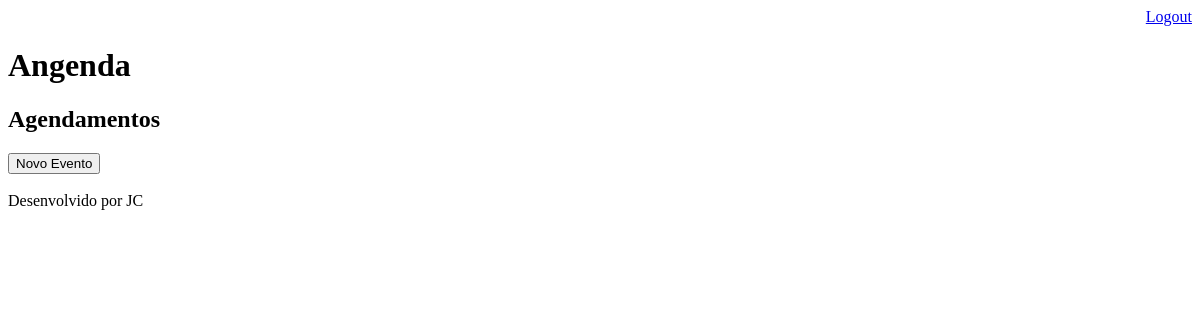
Before: /agenda/ (signed in) with the older database file.
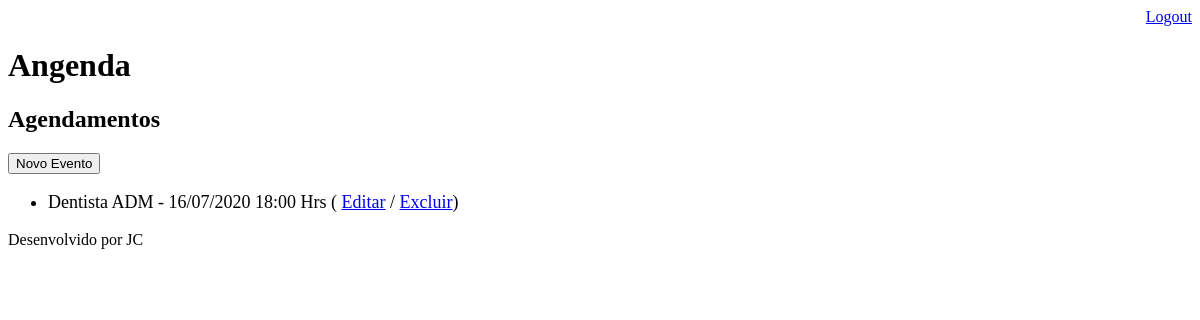
After: the same page with the newer database file.
### core/models.py (models this page shows, shortened)
class Evento(models.Model):
    titulo = models.CharField(max_length=100)
    descricao = models.TextField(blank=True, null=True)
    data_evento = models.DateTimeField(verbose_name='Data do Evento')
    data_criacao = models.DateTimeField(verbose_name='Data da Criação', auto_now=True)
    usuario = models.ForeignKey(User, on_delete=models.CASCADE)
    class Meta:
        db_table = 'evento'
    def get_data_evento(self):
        return self.data_evento.strftime('%d/%m/%Y %H:%M Hrs')

### core/views.py (the view)
# urls.py: path('agenda/', views.lista_eventos),
@login_required(login_url='/login/')
def lista_eventos(request):
    usuario = request.user
    evento = Evento.objects.filter(usuario=usuario)
    dados = {'eventos':evento}
    return render(request, 'agenda.html', dados)

### templates/agenda.html
{% extends "model-page.html" %}
{% block content %}
    <h2>Agendamentos</h2>
    <a href="evento/">
        <button type="button">Novo Evento</button>
    </a>
    <ul style="font-size: 18px">
        {% for evento in eventos %}
            <li>
                {{ evento.titulo }} - {{ evento.get_data_evento }}
                ( <a href="evento/?id={{ evento.id }}">Editar</a> /
                <a href="evento/delete/{{ evento.id }}">Excluir</a>)
            </li>
        {% endfor %}
    </ul>
{% endblock %}

Changed rows visible on the page:
added Evento: titulo "Dentista ADM", get_data_evento "16/07/2020 18:00 Hrs"
